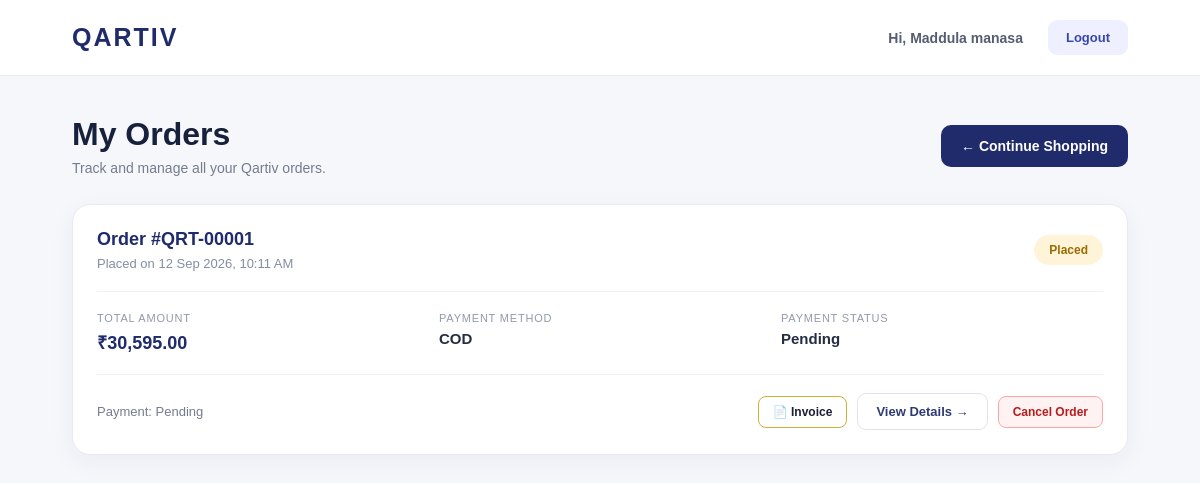
The app's page /customer/orders.php (signed in) with its own data.
### tables this page shows
CREATE TABLE `orders` (
  `id` int NOT NULL AUTO_INCREMENT,
  `user_id` int NOT NULL,
  `address_id` int NOT NULL,
  `total_amount` decimal(10,2) NOT NULL,
  `payment_method` varchar(50) DEFAULT 'COD',
  `payment_status` enum('pending','paid','failed') DEFAULT 'pending',
  `order_status` enum('placed','confirmed','shipped','delivered','cancelled') DEFAULT 'placed',
  `created_at` timestamp NULL DEFAULT CURRENT_TIMESTAMP,
  PRIMARY KEY (`id`),
  KEY `user_id` (`user_id`),
  KEY `address_id` (`address_id`)
);

### customer/orders.php (the view, shortened to what this page needs)
<?php
require_once "../config/db.php";
$user_id = $_SESSION["user_id"];
$user_name = $_SESSION["user_name"] ?? "Customer";
$stmt = $conn->prepare("
    SELECT id, total_amount, payment_method, payment_status,
           order_status, created_at
    FROM orders
    WHERE user_id = ?
    ORDER BY id DESC
");
$stmt->bind_param("i", $user_id);
$stmt->execute();
$result = $stmt->get_result();
$orders = [];
while ($row = $result->fetch_assoc()) {
    $orders[] = $row;
}
?>
<!DOCTYPE html>
<html lang="en">
<head>
</head>
<body>
<header class="orders-header">
    <a href="dashboard.php" class="brand">
        QARTIV
    </a>
    <div class="header-right">
        <span class="user-name">
            Hi, <?php echo htmlspecialchars($user_name); ?>
        </span>
        <a href="../auth/logout.php" class="logout-btn">
            Logout
        </a>
    </div>
</header>
<main class="orders-container">
    <div class="top-section">
        <div>
            <h1 class="page-title">
                My Orders
            </h1>
            <p class="page-description">
                Track and manage all your Qartiv orders.
            </p>
        </div>
        <a href="products.php" class="continue-shopping">
            ← Continue Shopping
        </a>
    </div>
    <?php if (count($orders) > 0): ?>
        <?php foreach ($orders as $order): ?>
            <?php
            $status = strtolower($order["order_status"]);
            $status_class = "status-" . $status;
            $date = date(
                "d M Y, h:i A",
                strtotime($order["created_at"])
            );
            ?>
            <div class="order-card">
                <div class="order-top">
                    <div>
                        <div class="order-number">
                            Order #QRT-<?php
                            echo str_pad(
                                $order["id"],
                                5,
                                "0",
                                STR_PAD_LEFT
                            );
                            ?>
                        </div>
                        <div class="order-date">
                            Placed on <?php echo $date; ?>
                        </div>
                    </div>
                    <span class="status <?php echo $status_class; ?>">
                        <?php
                        echo htmlspecialchars(
                            $order["order_status"]
                        );
                        ?>
                    </span>
                </div>
                <div class="order-middle">
                    <div>
                        <div class="detail-label">
                            Total Amount
                        </div>
                        <div class="detail-value amount">
                            ₹<?php
                            echo number_format(
                                $order["total_amount"],
                                2
                            );
                            ?>
                        </div>
                    </div>
                    <div>
                        <div class="detail-label">
                            Payment Method
                        </div>
                        <div class="detail-value">
                            <?php
                            echo htmlspecialchars(
                                $order["payment_method"]
                            );
                            ?>
                        </div>
                    </div>
                    <div>
                        <div class="detail-label">
                            Payment Status
                        </div>
                        <div class="detail-value">
                            <?php
                            echo ucfirst(
                                htmlspecialchars(
                                    $order["payment_status"]
                                )
                            );
                            ?>
                        </div>
                    </div>
                </div>
                <div class="order-bottom">
                    <div class="payment-info">
                        Payment:
                        <?php
                        echo ucfirst(
                            htmlspecialchars(
                                $order["payment_status"]
                            )
                        );
                        ?>
                    </div>
                    <div style="display:flex;align-items:center;gap:10px;flex-wrap:wrap;">
                        <a href="invoice.php?id=<?php echo $order["id"]; ?>" target="_blank" style="padding:8px 14px;border:1px solid #d4af37;background:#fff;color:#1a1e36;border-radius:8px;font-size:12px;font-weight:700;text-decoration:none;display:inline-flex;align-items:center;gap:6px;">
                            📄 Invoice
                        </a>
                        <a
                            href="order_details.php?id=<?php echo $order["id"]; ?>"
                            class="view-btn"
                        >
                            View Details →
                        </a>
                        <?php if ($status === 'placed'): ?>
                            <form method="POST" style="margin:0;" onsubmit="return confirm('Are you sure you want to cancel this order?');">
                                <button type="submit" name="cancel_order" style="padding:8px 14px;border:1px solid #fca5a5;background:#fef2f2;color:#b91c1c;border-radius:8px;font-size:12px;font-weight:700;cursor:pointer;">
                                    Cancel Order
                                </button>
                            </form>
                        <?php endif; ?>
                    </div>
                </div>
            </div>
        <?php endforeach; ?>
    <?php endif; ?>
</main>
</body>
</html>

### customer/orders.php (style rules this page uses)
* { margin: 0; padding: 0; box-sizing: border-box; }
body { font-family: Arial, Helvetica, sans-serif; background: #f5f7fb; color: #172033; }
a { text-decoration: none; }
.orders-header { height: 76px; background: #ffffff; border-bottom: 1px solid #e8ebf2; display: flex; align-items: center; justify-content: space-between; padding: 0 6%; }
.brand { font-size: 25px; font-weight: 800; letter-spacing: 2px; color: #202b6b; }
.header-right { display: flex; align-items: center; gap: 25px; }
.user-name { font-size: 14px; font-weight: 600; color: #555d70; }
.logout-btn { padding: 10px 18px; border-radius: 9px; background: #eef0ff; color: #3946a8; font-weight: 600; font-size: 13px; }
.orders-container { width: 88%; max-width: 1200px; margin: 40px auto; }
.top-section { display: flex; align-items: center; justify-content: space-between; margin-bottom: 28px; }
.page-title { font-size: 32px; font-weight: 800; color: #18213c; }
.page-description { margin-top: 7px; color: #747c8f; font-size: 14px; }
.continue-shopping { background: #202b6b; color: white; padding: 13px 20px; border-radius: 10px; font-size: 14px; font-weight: 600; }
.order-card { background: white; border: 1px solid #e7eaf1; border-radius: 18px; margin-bottom: 18px; padding: 24px; box-shadow: 0 7px 25px rgba(35, 45, 80, 0.05); }
.order-top { display: flex; align-items: center; justify-content: space-between; padding-bottom: 20px; border-bottom: 1px solid #edf0f5; }
.order-number { font-size: 18px; font-weight: 800; color: #202b6b; }
.order-date { margin-top: 6px; font-size: 13px; color: #858da0; }
.status { padding: 8px 15px; border-radius: 30px; font-size: 12px; font-weight: 700; text-transform: capitalize; }
.status-placed { background: #fff4d8; color: #9a6b00; }
.order-middle { display: grid; grid-template-columns: repeat(3, 1fr); gap: 20px; padding: 20px 0; }
.detail-label { font-size: 11px; text-transform: uppercase; letter-spacing: .8px; color: #9299aa; margin-bottom: 6px; }
.detail-value { font-size: 15px; font-weight: 700; color: #252d43; }
.amount { color: #202b6b; font-size: 18px; }
.order-bottom { display: flex; align-items: center; justify-content: space-between; padding-top: 18px; border-top: 1px solid #edf0f5; }
.payment-info { font-size: 13px; color: #737b8e; }
.view-btn { padding: 10px 18px; border: 1px solid #dfe3ed; border-radius: 9px; color: #303b72; font-size: 13px; font-weight: 700; background: white; }

### records on screen
orders: id "00001", created_at "12 Sep 2026, 10:11 AM", order_status "Placed", total_amount "30,595.00", payment_method "COD", payment_status "Pending"

### other values on screen
$user_name "Maddula manasa"
